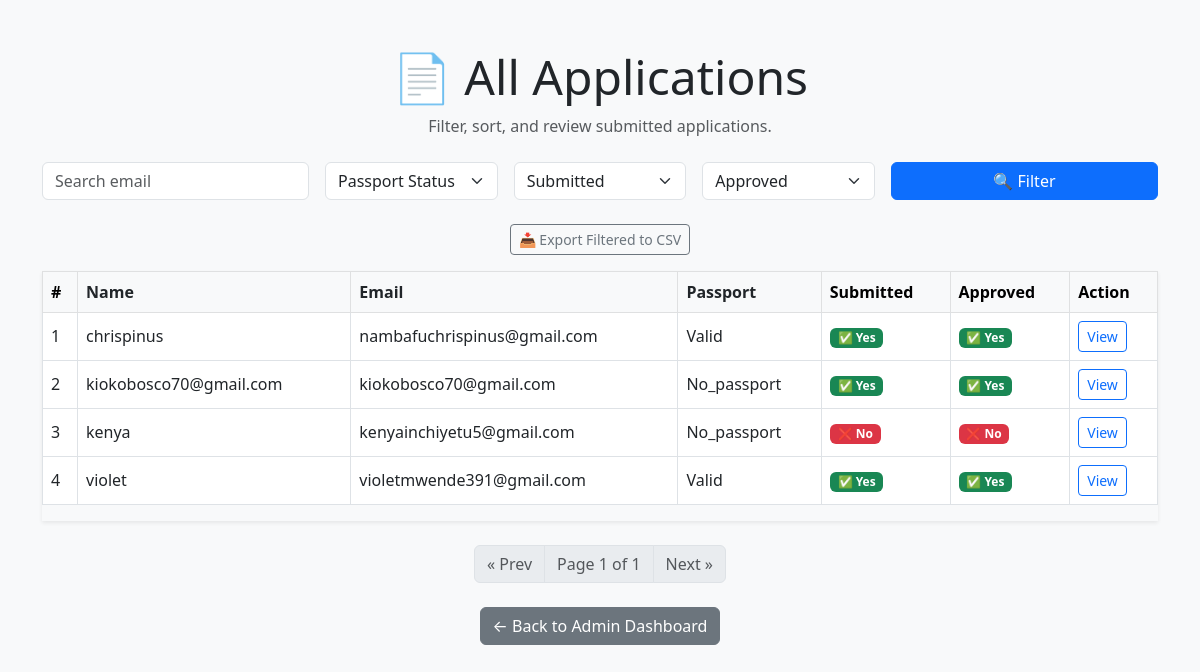
Screenshot of /admin/applications (signed in) with the database file from the repository.
### app/models/application.py (models this page shows, shortened)
class Application(db.Model):
    id = db.Column(db.Integer, primary_key=True)
    user_id = db.Column(db.Integer, db.ForeignKey('user.id'), nullable=False)
    user = db.relationship('User', backref='applications')
    passport_status = db.Column(
        db.String(20),
        nullable=False,
        comment="Passport status: 'has_passport', 'needs_passport', or 'applied_for_passport'"
    )
    phone_number = db.Column(
        db.String(20),
        nullable=True,
        comment="User's contact phone number"
    )
    date_of_birth = db.Column(
        db.Date,
        nullable=True,
        comment="User's date of birth in YYYY-MM-DD format"
    )
    education_level = db.Column(
        db.String(50),
        nullable=True,
        comment="Highest education level completed"
    )
    occupation = db.Column(
        db.String(100),
        nullable=True,
        comment="Current or most recent occupation"
    )
    marital_status = db.Column(
        db.String(20),
        nullable=True,
        comment="Marital status: single, married, divorced, etc."
    )
    cv_filename = db.Column(
        db.String(255),
        nullable=True,
        comment="Filename of uploaded CV/resume"
    )
    id_filename = db.Column(
        db.String(255),
        nullable=True,
        comment="Filename of uploaded ID document"
    )
    cert_filename = db.Column(
        db.String(255),
        nullable=True,
        comment="Filename of uploaded education certificate"
    )
    submitted = db.Column(
        db.Boolean,
        default=False,
        nullable=False,
        comment="Whether application has been submitted"
    )
    submitted_at = db.Column(
        db.DateTime,
        nullable=True,
        comment="Timestamp when application was submitted"
    )
    approved = db.Column(
        db.Boolean,
        default=False,
        nullable=False,
        comment="Whether application has been approved"
    )
    approved_at = db.Column(
        db.DateTime,
        nullable=True,
        comment="Timestamp when application was approved"
    )
    last_reminder_sent = db.Column(
        db.DateTime,
        nullable=True,
        comment="Timestamp when last reminder email was sent"
    )

### app/models/user.py (models this page shows, shortened)
class User(UserMixin, db.Model):  # ✅ Inherit UserMixin for Flask-Login support
    id = db.Column(db.Integer, primary_key=True)
    email = db.Column(db.String(120), unique=True, nullable=False)
    full_name = db.Column(db.String(120), nullable=False)
    password_hash = db.Column(db.String(128), nullable=False)
    is_admin = db.Column(db.Boolean, default=False)

### app/routes/admin_routes.py (the view)
@admin_bp.route('/admin/applications')
@login_required
def view_all_applications():
    if not current_user.is_admin:
        flash("Access denied. Admins only.", "danger")
        return redirect(url_for('auth.dashboard'))
    email = request.args.get('email')
    submitted = request.args.get('submitted')
    approved = request.args.get('approved')
    passport_status = request.args.get('passport_status')
    page = request.args.get('page', 1, type=int)
    per_page = 10  # You can change this to show more/less per page
    sort_by = request.args.get('sort_by', 'id')  # Default: sort by ID
    sort_dir = request.args.get('sort_dir', 'asc')  # Default: ascending order
    query = Application.query.join(User)
    if email:
        query = query.filter(User.email.ilike(f"%{email}%"))
    if passport_status:
        query = query.filter(Application.passport_status == passport_status)
    if submitted == 'yes':
        query = query.filter(Application.submitted.is_(True))
    elif submitted == 'no':
        query = query.filter(Application.submitted.is_(False))
    if approved == 'yes':
        query = query.filter(Application.approved.is_(True))
    elif approved == 'no':
        query = query.filter(Application.approved.is_(False))
    allowed_sort_columns = {
        'id': Application.id,
        'name': User.full_name,
        'email': User.email,
        'passport_status': Application.passport_status,
        'submitted': Application.submitted,
        'approved': Application.approved,
    }
    sort_column = allowed_sort_columns.get(sort_by, Application.id)
    sort_column = sort_column.desc() if sort_dir == 'desc' else sort_column.asc()
    query = query.order_by(sort_column)
    pagination = query.paginate(page=page, per_page=per_page, error_out=False)
    applications = pagination.items  # Get only current page's applications
    return render_template(
        'admin/view_all_applications.html',
        applications=applications,
        pagination=pagination,      # ✅ Needed for pagination controls
        sort_by=sort_by,            # ✅ For sorting arrows in template
        sort_dir=sort_dir           # ✅ For toggling asc/desc
    )

### app/scheduler/scheduler.py (called while the page is built)
def start_scheduler(app):
    with app.app_context():
        scheduler.add_job(
            func=lambda: auto_approve_submitted_applications(app),
            trigger='interval',
            hours=1,
            id='auto_approval_job',  # optional job id for reference
            replace_existing=True    # replace job if it already exists
        )
        if not scheduler.running:
            scheduler.start()
            current_app.logger.info("Scheduler started - auto-approval job scheduled every hour")
        @app.teardown_appcontext
        def shutdown_scheduler(exception=None):
            if scheduler.running:
                scheduler.shutdown(wait=False)
                current_app.logger.info("Scheduler shut down on app context teardown")

### app/templates/admin/view_all_applications.html (shortened to what this page needs)
<!DOCTYPE html>
<html lang="en">
<head>
    <link href="https://cdn.jsdelivr.net/npm/bootstrap@5.3.0/dist/css/bootstrap.min.css" rel="stylesheet">
</head>
<body class="bg-light">
<div class="container my-5">
    <div class="text-center mb-4">
        <h1 class="display-5">📄 All Applications</h1>
        <p class="text-muted">Filter, sort, and review submitted applications.</p>
    </div>
    <form method="get" class="row g-3 mb-4">
        <div class="col-md-3">
            <input type="text" class="form-control" name="email" placeholder="Search email"
                   value="{{ request.args.get('email', '') }}">
        </div>
        <div class="col-md-2">
            <select class="form-select" name="passport_status">
                <option value="">Passport Status</option>
            </select>
        </div>
        <div class="col-md-2">
            <select class="form-select" name="submitted">
                <option value="">Submitted</option>
            </select>
        </div>
        <div class="col-md-2">
            <select class="form-select" name="approved">
                <option value="">Approved</option>
            </select>
        </div>
        <div class="col-md-3 text-end">
            <button type="submit" class="btn btn-primary w-100">🔍 Filter</button>
        </div>
    </form>
    <div class="mb-3 text-center">
        <a class="btn btn-outline-secondary btn-sm" href="{{ url_for('admin_bp.export_applications_csv',
            email=request.args.get('email', ''),
            passport_status=request.args.get('passport_status', ''),
            submitted=request.args.get('submitted', ''),
            approved=request.args.get('approved', '')) }}">
            📥 Export Filtered to CSV
        </a>
    </div>
    {% if applications %}
    <div class="table-responsive shadow-sm">
        <table class="table table-bordered table-hover bg-white align-middle">
            <thead class="table-light">
                <tr>
                    <th>#</th>
                    <th>
                        <a class="text-decoration-none text-dark" href="{{ url_for('admin_bp.view_all_applications',
                            sort_by='name',
                            sort_dir='desc' if sort_by == 'name' and sort_dir == 'asc' else 'asc',
                            **request.args.to_dict(flat=True)) }}">
                            Name {% if sort_by == 'name' %}{{ '▲' if sort_dir == 'asc' else '▼' }}{% endif %}
                        </a>
                    </th>
                    <th>
                        <a class="text-decoration-none text-dark" href="{{ url_for('admin_bp.view_all_applications',
                            sort_by='email',
                            sort_dir='desc' if sort_by == 'email' and sort_dir == 'asc' else 'asc',
                            **request.args.to_dict(flat=True)) }}">
                            Email {% if sort_by == 'email' %}{{ '▲' if sort_dir == 'asc' else '▼' }}{% endif %}
                        </a>
                    </th>
                    <th>
                        <a class="text-decoration-none text-dark" href="{{ url_for('admin_bp.view_all_applications',
                            sort_by='passport_status',
                            sort_dir='desc' if sort_by == 'passport_status' and sort_dir == 'asc' else 'asc',
                            **request.args.to_dict(flat=True)) }}">
                            Passport {% if sort_by == 'passport_status' %}{{ '▲' if sort_dir == 'asc' else '▼' }}{% endif %}
                        </a>
                    </th>
                    <th>Submitted</th>
                    <th>Approved</th>
                    <th>Action</th>
                </tr>
            </thead>
            <tbody>
                {% for app in applications %}
                    <tr>
                        <td>{{ loop.index }}</td>
                        <td>{{ app.user.full_name }}</td>
                        <td>{{ app.user.email }}</td>
                        <td>{{ app.passport_status|capitalize }}</td>
                        <td>
                            {% if app.submitted %}
                                <span class="badge bg-success">✅ Yes</span>
                            {% else %}
                                <span class="badge bg-danger">❌ No</span>
                            {% endif %}
                        </td>
                        <td>
                            {% if app.approved %}
                                <span class="badge bg-success">✅ Yes</span>
                            {% else %}
                                <span class="badge bg-danger">❌ No</span>
                            {% endif %}
                        </td>
                        <td>
                            <a href="{{ url_for('admin_bp.view_application', app_id=app.id) }}" class="btn btn-sm btn-outline-primary">View</a>
                        </td>
                    </tr>
                {% endfor %}
            </tbody>
        </table>
    </div>
    <nav class="mt-4">
        <ul class="pagination justify-content-center">
            <li class="page-item {% if not pagination.has_prev %}disabled{% endif %}">
                <a class="page-link" href="{{ url_for('admin_bp.view_all_applications', page=pagination.prev_num, **request.args.to_dict(flat=True)) }}">
                    « Prev
                </a>
            </li>
            <li class="page-item disabled">
                <span class="page-link">Page {{ pagination.page }} of {{ pagination.pages }}</span>
            </li>
            <li class="page-item {% if not pagination.has_next %}disabled{% endif %}">
                <a class="page-link" href="{{ url_for('admin_bp.view_all_applications', page=pagination.next_num, **request.args.to_dict(flat=True)) }}">
                    Next »
                </a>
            </li>
        </ul>
    </nav>
    {% else %}
        <p class="text-center text-muted">No applications found.</p>
    {% endif %}
    <div class="text-center mt-4">
        <a href="{{ url_for('admin_bp.admin_dashboard') }}" class="btn btn-secondary">← Back to Admin Dashboard</a>
    </div>
</div>
</body>
</html>

### rows the page displays
Application: user.full_name "chrispinus", user.email "nambafuchrispinus@gmail.com", passport_status "Valid", submitted "✅ Yes", approved "✅ Yes"
Application: user.full_name "kiokobosco70@gmail.com", user.email "kiokobosco70@gmail.com", passport_status "No_passport", submitted "✅ Yes", approved "✅ Yes"
Application: user.full_name "kenya", user.email "kenyainchiyetu5@gmail.com", passport_status "No_passport", submitted "❌ No", approved "❌ No"
Application: user.full_name "violet", user.email "violetmwende391@gmail.com", passport_status "Valid", submitted "✅ Yes", approved "✅ Yes"

### other values shown
{{ pagination.page }} "1"
{{ pagination.pages }} "1"
